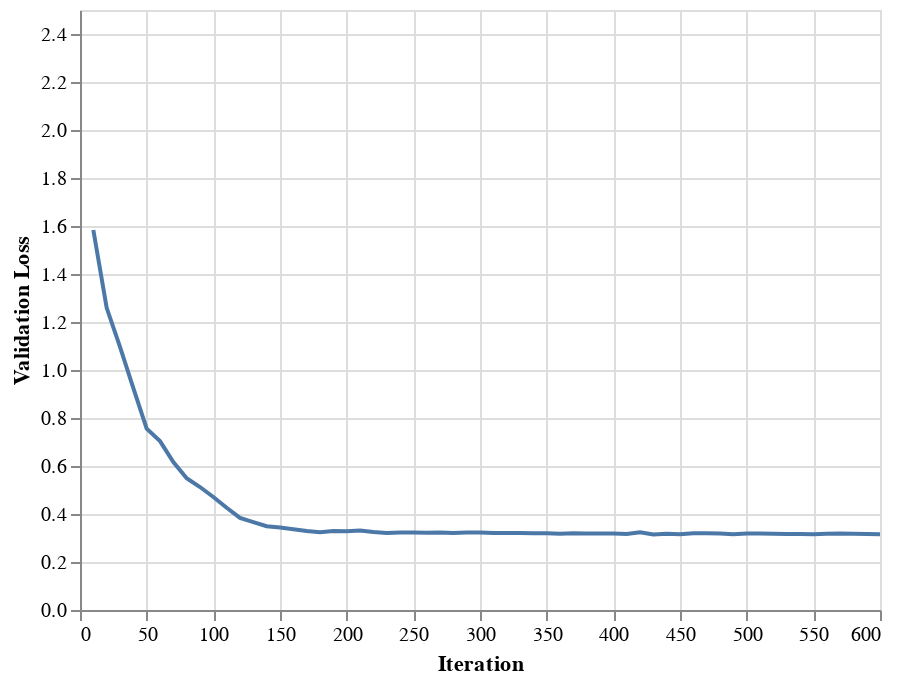

Notebook code cell kept with this figure:
### Markdown cell above
## Training with an attribution prior
Now we train with an attribution prior that pushes the model not to use $x_2$. In this case, the model no longer relies on $x_2$ and performs as well if not better than the previous model.

### Code cell
train(use_ap=True)

### Figure 1 — Vega-Lite specification as saved in the notebook (floating-point values rounded to 4 significant figures)
{"$schema": "https://vega.github.io/schema/vega-lite/v3.2.1.json", "config": {"mark": {"tooltip": null}, "view": {"height": 300, "width": 400}}, "data": {"name": "data-7db155267db57e942dedd79d5993a363"}, "datasets": {"data-7db155267db57e942dedd79d5993a363": [{"Iteration": 10, "Validation Loss": 1.583}, {"Iteration": 20, "Validation Loss": 1.259}, {"Iteration": 30, "Validation Loss": 1.096}, {"Iteration": 40, "Validation Loss": 0.9245}, {"Iteration": 50, "Validation Loss": 0.7558}, {"Iteration": 60, "Validation Loss": 0.7036}, {"Iteration": 70, "Validation Loss": 0.6167}, {"Iteration": 80, "Validation Loss": 0.5494}, {"Iteration": 90, "Validation Loss": 0.5124}, {"Iteration": 100, "Validation Loss": 0.4709}, {"Iteration": 110, "Validation Loss": 0.4261}, {"Iteration": 120, "Validation Loss": 0.3836}, {"Iteration": 130, "Validation Loss": 0.3664}, {"Iteration": 140, "Validation Loss": 0.3489}, {"Iteration": 150, "Validation Loss": 0.3433}, {"Iteration": 160, "Validation Loss": 0.3367}, {"Iteration": 170, "Validation Loss": 0.3295}, {"Iteration": 180, "Validation Loss": 0.3242}, {"Iteration": 190, "Validation Loss": 0.3291}, {"Iteration": 200, "Validation Loss": 0.3283}, {"Iteration": 210, "Validation Loss": 0.3309}, {"Iteration": 220, "Validation Loss": 0.3254}, {"Iteration": 230, "Validation Loss": 0.3213}, {"Iteration": 240, "Validation Loss": 0.3231}, {"Iteration": 250, "Validation Loss": 0.3231}, {"Iteration": 260, "Validation Loss": 0.3224}, {"Iteration": 270, "Validation Loss": 0.3231}, {"Iteration": 280, "Validation Loss": 0.3209}, {"Iteration": 290, "Validation Loss": 0.3228}, {"Iteration": 300, "Validation Loss": 0.3224}, {"Iteration": 310, "Validation Loss": 0.3213}, {"Iteration": 320, "Validation Loss": 0.3204}, {"Iteration": 330, "Validation Loss": 0.3209}, {"Iteration": 340, "Validation Loss": 0.3198}, {"Iteration": 350, "Validation Loss": 0.3197}, {"Iteration": 360, "Validation Loss": 0.3173}, {"Iteration": 370, "Validation Loss": 0.3193}, {"Iteration": 380, "Validation Loss": 0.3183}, {"Iteration": 390, "Validation Loss": 0.3183}, {"Iteration": 400, "Validation Loss": 0.3183}, {"Iteration": 410, "Validation Loss": 0.3172}, {"Iteration": 420, "Validation Loss": 0.3234}, {"Iteration": 430, "Validation Loss": 0.315}, {"Iteration": 440, "Validation Loss": 0.3173}, {"Iteration": 450, "Validation Loss": 0.3153}, {"Iteration": 460, "Validation Loss": 0.3195}, {"Iteration": 470, "Validation Loss": 0.3197}, {"Iteration": 480, "Validation Loss": 0.3186}, {"Iteration": 490, "Validation Loss": 0.3152}, {"Iteration": 500, "Validation Loss": 0.3191}, {"Iteration": 510, "Validation Loss": 0.3184}, {"Iteration": 520, "Validation Loss": 0.318}, {"Iteration": 530, "Validation Loss": 0.317}, {"Iteration": 540, "Validation Loss": 0.3165}, {"Iteration": 550, "Validation Loss": 0.3155}, {"Iteration": 560, "Validation Loss": 0.3175}, {"Iteration": 570, "Validation Loss": 0.3186}, {"Iteration": 580, "Validation Loss": 0.3181}, {"Iteration": 590, "Validation Loss": 0.3171}, {"Iteration": 600, "Validation Loss": 0.3151}]}, "encoding": {"x": {"field": "Iteration", "type": "quantitative"}, "y": {"field": "Validation Loss", "scale": {"domain": [0, 2.5]}, "type": "quantitative"}}, "mark": "line"}
